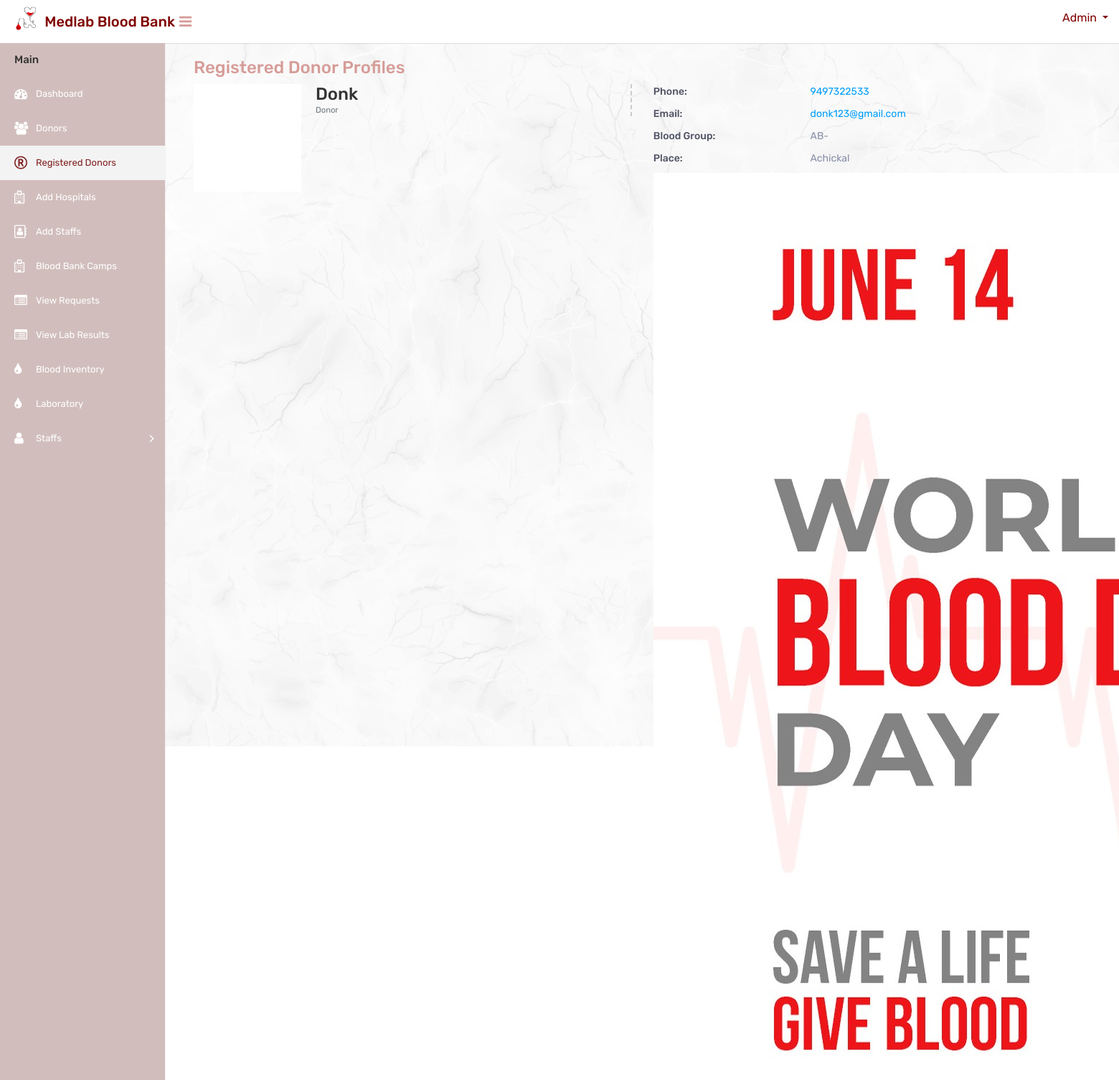
The app's page /profile1 (signed in) with its own data.
### website/models.py (models this page shows, shortened)
class Donor(models.Model):
    user = models.OneToOneField(CustomUser, on_delete=models.CASCADE, null=True)
    full_name = models.CharField(max_length=100)
    email = models.EmailField(unique=True)
    phone = models.CharField(max_length=15)
    blood_group = models.CharField(max_length=5)
    place = models.CharField(max_length=100)
    id_proof = models.FileField(upload_to='id_proofs/', null=True, blank=True)
    timestamp = models.DateTimeField(default=timezone.now)

### website/views.py (the view)
# urls.py: path('profile1', profile1, name='profile1'),
def profile1(request):
    donor = Donor.objects.get(user=request.user)  # Adjust this based on your logic
    return render(request, 'mainuser/donorprofile.html', {'donor': donor})

### templates/mainuser/donorprofile.html (shortened to what this page needs)
{% load static %}
<html>
<head>
        <link rel="stylesheet" type="text/css" href="{% static 'mainuser/css/bootstrap.min.css' %}">
        <link rel="stylesheet" type="text/css" href="{% static 'mainuser/css/font-awesome.min.css' %}">
        <link rel="stylesheet" type="text/css" href="{% static 'mainuser/css/style.css' %}">
</head>
<body>
    <div class="main-wrapper">
        <div class="header" style="background-color:white;height:60px;">
			<div class="header-left">
				<a href="{% url 'adminindex' %}" class="logo" style="color: black;">
					<img src="{% static 'mainuser/img/logocopy.png' %}" width="75" height="40" alt="" style="margin-left:15px"> <span style="color: maroon;font-size: 20px;margin-top:10px; margin-left:-10px;white-space: nowrap;">Medlab Blood Bank</span>
				</a>
			</div>
			<a id="toggle_btn" href="javascript:void(0);" style="color:#d69c98;margin-top:20px;margin-left:10px;"><i class="fa fa-bars"></i></a>
            <ul class="nav user-menu float-right">
                <li class="nav-item dropdown has-arrow">
                    <a href="#" class="dropdown-toggle nav-link user-link" data-toggle="dropdown"style="color:maroon">
						<span style="color:maroon;">Admin</span>
                    </a>
                </li>
            </ul>
        </div>
        <div class="sidebar" id="sidebar">
            <div class="sidebar-inner slimscroll">
                <div id="sidebar-menu" class="sidebar-menu">
                    <ul>
                        <li class="menu-title">Main</li>
                        <li>
                            <a href="{% url 'adminindex' %}"><i class="fa fa-dashboard"></i> <span>Dashboard</span></a>
                        </li>
						<li>
                            <a href="{% url 'donors' %}"><i class="fa fa-users"></i> <span>Donors</span></a>
                        </li>
                        <li class="active">
                            <a href="{% url 'registereddonortable' %}"><i class="fa fa-registered"></i> <span>Registered Donors</span></a>
                        </li>
                        <li>
                            <a href="{% url 'registeredhospitaltable' %}"><i class="fa fa-hospital-o"></i> <span>Add Hospitals</span></a>
                        </li>
                        <li>
                            <a href="{% url 'registeredstafftable' %}"><i class="fa fa-address-book-o"></i> <span>Add Staffs</span></a>
                        </li>
                        <li>
                            <a href="{% url 'departments' %}"><i class="fa fa-hospital-o"></i> <span>Blood Bank Camps</span></a>
                        </li>
                        <li>
                            <a href="{% url 'blood_request_list' %}"><i class="fa fa-list-alt"></i> <span>View Requests</span></a>
                        </li>
						<li>
                            <a href="{% url 'view_uploaded_files' %}"><i class="fa fa-list-alt"></i> <span>View Lab Results</span></a>
                        </li>
                        <li>
                            <a href="{% url 'bloodinventory' %}"><i class="fa fa-tint"></i> <span>Blood Inventory</span></a>
                        </li>
                        <li>
                            <a href="{% url 'laboratory' %}"><i class="fa fa-tint"></i> <span>Laboratory</span></a>
                        </li>
						<li class="submenu">
							<a href="#"><i class="fa fa-user"></i> <span>Staffs </span> <span class="menu-arrow"></span></a>
						</li>
                    </ul>
                </div>
            </div>
        </div>
        <div class="page-wrapper" style="margin-top:30px;margin-left:270px;padding-right:20px">
            <h3 style="color:#d69c98;" > Registered Donor Profiles</h3>
            <div class="profile-view">
                <div class="profile-img-wrap">
                </div>
                <div class="profile-basic">
                    <div class="row">
                        <div class="col-md-5">
                            <div class="profile-info-left">
                                <h3 class="user-name m-t-0 mb-0">{{ donor.full_name }}</h3>
                                <small class="text-muted">Donor</small>
                            </div>
                        </div>
                        <div class="col-md-7">
                            <ul class="personal-info">
                                <li>
                                    <span class="title">Phone:</span>
                                    <span class="text"><a href="tel:{{ donor.phone }}">{{ donor.phone }}</a></span>
                                </li>
                                <li>
                                    <span class="title">Email:</span>
                                    <span class="text"><a href="mailto:{{ donor.email }}">{{ donor.email }}</a></span>
                                </li>
                                <li>
                                    <span class="title">Blood Group:</span>
                                    <span class="text">{{ donor.blood_group }}</span>
                                </li>
                                <li>
                                    <span class="title">Place:</span>
                                    <span class="text">{{ donor.place }}</span>
                                </li>
                                {% if donor.id_proof %}
                                    <img src="{{ donor.id_proof.url }}" alt="ID Proof">
                                {% else %}
                                    <p>No ID proof uploaded</p>
                                {% endif %}
                            </ul>
                        </div>
                    </div>
                </div>
            </div>
        </div>
    </div>
</body>
</html>

### records on screen
Donor: full_name "Donk", phone "9497322533", email "donk123@gmail.com", blood_group "AB-", place "Achickal", id_proof (picture)
